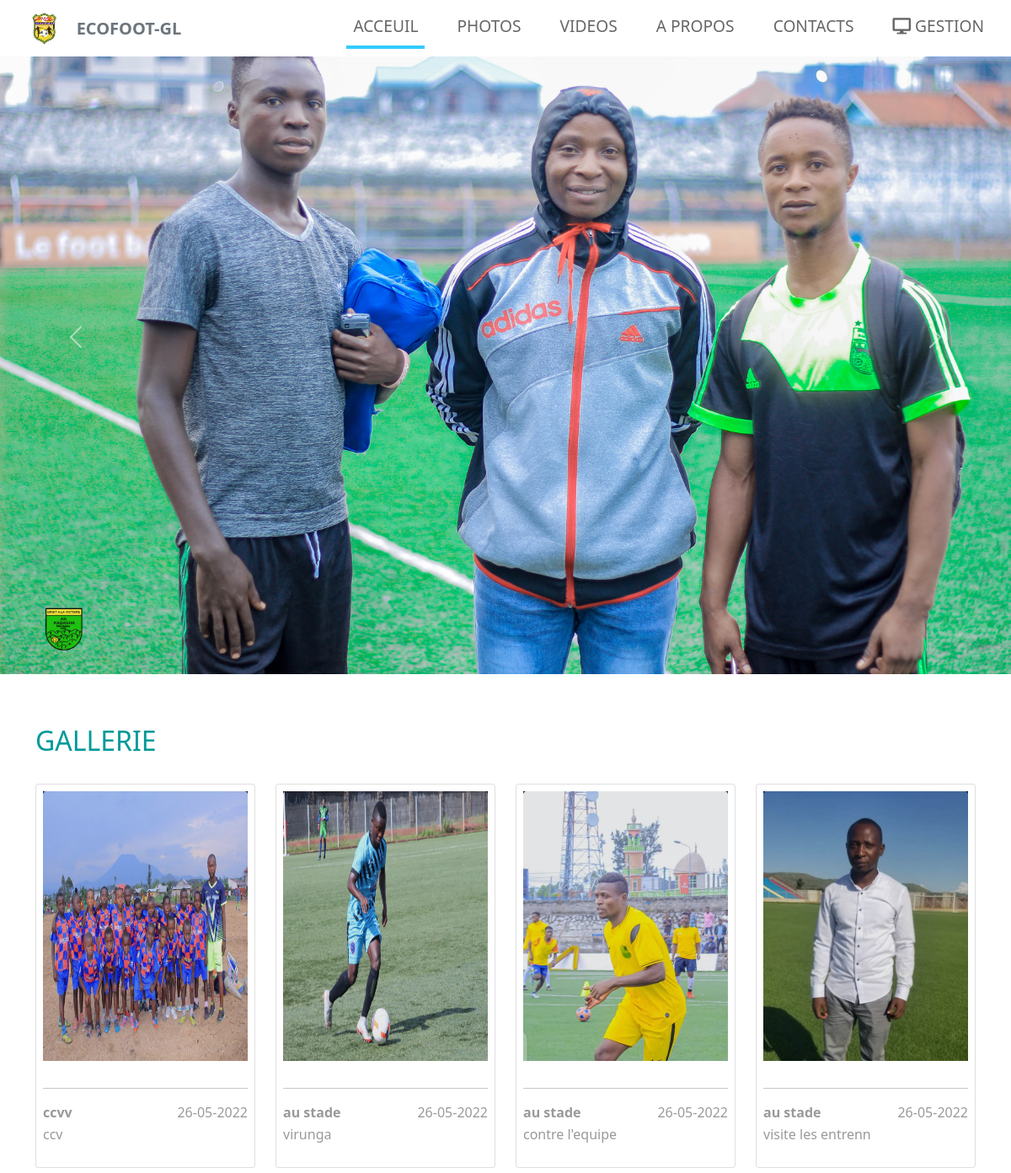
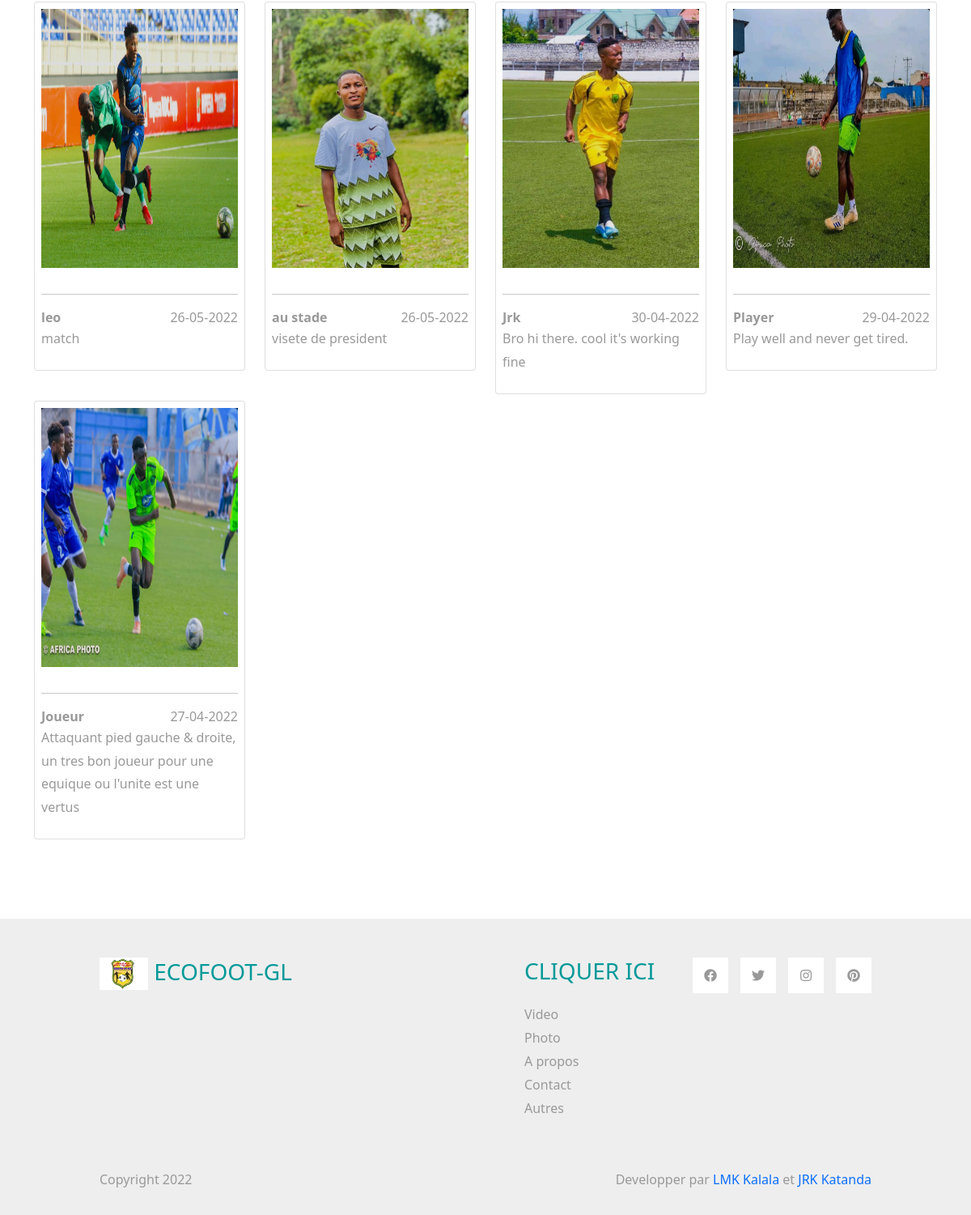
/pages/view/photos, run on the app's committed database (2 pictures, top to bottom).
### tables this page shows
CREATE TABLE `photo` (
  `id` int(11) NOT NULL,
  `photo` varchar(300) NOT NULL,
  `titre` varchar(300) NOT NULL,
  `description` text NOT NULL,
  `contenu` varchar(300) NOT NULL,
  `date` varchar(300) NOT NULL
);

### application/controllers/Pages.php (called while the page is built, shortened)
<?php
	class Pages extends CI_Controller{
		public function __construct(){
	        $this->load->helper('url');
	        $this->load->helper('form');
	        $this->load->model('DataModel');
	        $this->load->library('session');
	    }
		public function view($page = null)
		{
			$data['list_video'] = $this->DataModel->get('video');
			$data['list_photo'] = $this->DataModel->get('photo');
			$data['list_players'] = $this->DataModel->get('players');
			$data['title'] = ucfirst($page);
			$this->load->view('header',$data);
			$this->load->view($page,$data);
			$this->load->view('footer',$data);
		}
	}

### index.php (called while the page is built, shortened)
<?php
require_once BASEPATH.'core/CodeIgniter.php';

### application/models/DataModel.php (called while the page is built, shortened)
<?php
	class DataModel extends CI_Model
	{
		public function get($table, $page = null){
			$this->db->order_by('id','DESC');
			if($table == 'players' and $page == null){
				$this->db->where(array('display_status'=>'1'));
			}
			return $this->db->get($table)->result();
		}
	}

### pages/photos.php (the view, shortened to what this page needs)
<div id="carouselExampleControls" class="carousel slide" data-ride="carousel">
                <div class="carousel-inner">
                      <div class="carousel-item active" >
                            <div class="single_product_img" >
                                <img src="<?=base_url()?>img/img_2334.jpg" alt="#" class="img-fluid d-block w-100 p-0">
                            </div>
                      </div>
                    <a class="carousel-control-prev" href="#carouselExampleControls" role="button" data-slide="prev">
                        <span class="carousel-control-prev-icon" aria-hidden="true"></span>
                    </a>
                    <a class="carousel-control-next" href="#carouselExampleControls" role="button" data-slide="next">
                        <span class="carousel-control-next-icon" aria-hidden="true"></span>
                    </a>
                </div>
              </div>
<div class="container tm-container-content tm-mt-60">
    <div class="row mb-4">
        <h2 class="col-6 tm-text-primary">
            GALLERIE
        </h2>
    </div>
    <div class="row tm-mb-90 tm-gallery">
        <?php foreach ($list_photo as $key => $photo) {?>
        <div class="col-xl-3 col-lg-4 col-md-6 col-sm-6 col-12 mb-2">
            <div class="card p-2">
                <figure class="effect-ming tm-video-item">
                <div style="height: 20em!important;">
                    <img src="<?=base_url('img/'.$photo->photo)?>" alt="<?=$photo->photo?>" class="rounded-top img-fluid" style="width: 100%;">
                </div>
                <figcaption class="d-flex align-items-center justify-content-center">
                </figcaption>
            </figure>
            <hr>
                <div class="d-flex justify-content-between tm-text-gray">
                    <strong><?=$photo->contenu?></strong>
                    <span><?=date('d-m-Y',$photo->date)?></span>
                </div>
                <p><?=$photo->description?></p>
            </div>
        </div>
        <?php }?>
    </div>
</div>
<div class="tm-bg-gray pt-5 pb-3 tm-text-gray">
    <div class="container-fluid tm-container-small">
        <div class="row">
            <div class="col-lg-6 col-md-12 col-12 px-5 mb-5">
                <h3 class="tm-text-primary mb-4"> <img src="<?=base_url('img/LOGO ECOFOOOT/logo ECOFOOT.jpg')?>" style="height: 40px;"> ECOFOOT-GL</h3>
            </div>
            <div class="col-lg-3 col-md-6 col-sm-6 col-12 px-5 mb-5">
                <h3 class="tm-text-primary mb-4">CLIQUER ICI</h3>
                <ul class="tm-footer-links pl-0">
                    <li><a href="<?=base_url('pages/view/videos')?>">Video</a></li>
                    <li><a href="<?=base_url('pages/view/photos')?>">Photo</a></li>
                    <li><a href="<?=base_url('pages/view/about')?>">A propos</a></li>
                    <li><a href="<?=base_url('pages/view/contact')?>">Contact</a></li>
                    <li><a href="#">Autres</a></li>
                </ul>
            </div>
            <div class="col-lg-3 col-md-6 col-sm-6 col-12 px-5 mb-5">
                <ul class="tm-social-links d-flex justify-content-end pl-0 mb-5">
                    <li class="mb-2"><a href="https://facebook.com"><i class="fab fa-facebook"></i></a></li>
                    <li class="mb-2"><a href="https://twitter.com"><i class="fab fa-twitter"></i></a></li>
                    <li class="mb-2"><a href="https://instagram.com"><i class="fab fa-instagram"></i></a></li>
                    <li class="mb-2"><a href="https://pinterest.com"><i class="fab fa-pinterest"></i></a></li>
                </ul>
            </div>
        </div>
        <div class="row">
            <div class="col-lg-4 col-md-5 col-12 px-5 mb-3">
                Copyright 2022
            </div>
            <div class="col-lg-8 col-md-7 col-12 px-5 text-right">
               Developper par <a href="">LMK Kalala</a> et <a href="">JRK Katanda</a>
            </div>
        </div>
    </div>
</div>

### pages/header.php (shortened to what this page needs)
<!DOCTYPE html>
<html lang="en">
<head>
    <link rel="stylesheet" href="<?=base_url()?>css/bootstrap.min.css">
    <link rel="stylesheet" href="<?=base_url()?>fontawesome/css/all.min.css">
    <link rel="stylesheet" href="<?=base_url()?>css/our-style.css">
</head>
<body>
    <div class="container">
        <div class="row">
            <div class="col-12 fixed-top bg-white">
    <nav class="navbar navbar-expand-lg">
        <div class="container-fluid">
            <a class="navbar-brand" href="#">
                <img src="<?=base_url('img/LOGO ECOFOOOT/logo ECOFOOT.jpg')?>" style="height: 40px;">
                <strong class="text-secondary" style="font-size: 20px;">ECOFOOT-GL</strong>
            </a>
            <div class="collapse navbar-collapse" id="navbarSupportedContent">
            <ul class="navbar-nav ml-auto mb-2 mb-lg-0">
                <li class="nav-item">
                    <a class="nav-link nav-link-1 active" aria-current="page" href="<?=base_url('pages/view/index')?>">ACCEUIL</a>
                </li>
                <li class="nav-item">
                    <a class="nav-link nav-link-2" href="<?=base_url('pages/view/photos')?>">PHOTOS</a>
                </li>
                <li class="nav-item">
                    <a class="nav-link nav-link-3" href="<?=base_url('pages/view/videos')?>">VIDEOS</a>
                </li>
                <li class="nav-item">
                    <a class="nav-link nav-link-4" href="<?=base_url('pages/view/about')?>">A PROPOS</a>
                </li>
                <li class="nav-item">
                    <a class="nav-link nav-link-5" href="<?=base_url('pages/view/contact')?>">CONTACTS</a>
                </li>
                <li class="nav-item">
                    <a class="nav-link nav-link-6" href="<?=base_url('pages/panel/')?>">
                        <i class="fas fa-desktop"></i> GESTION
                    </a>
                </li>
            </ul>
            </div>
        </div>
    </nav>
            </div>
        </div>
    </div>

### pages/footer.php (shortened to what this page needs)
</body>
</html>

### css/our-style.css (style rules this page uses)
p { line-height: 1.8; }
a { text-decoration: none; transition: all 0.3s ease; }
.container-fluid { max-width: 1770px; }
.tm-container-small { max-width: 1050px; }
.navbar-brand { color: #3399CC; font-size: 1.6rem; }
.tm-mt-60 { margin-top: 60px; }
.tm-mb-90 { margin-bottom: 90px; }
.tm-text-primary { color: #009999; }
.tm-bg-gray { background-color: #EEEEEE; }
.nav-item { margin-right: 30px; }
.nav-item:last-child { margin-right: 0; }
.nav-link { color: #666666; border-bottom: 4px solid transparent; font-size: 1.2rem; }
.nav-link-1.active, .nav-link-1:hover { border-color: #33CCFF; }
p, .tm-text-gray { color: #999; }
.tm-video-item { position: relative; overflow: hidden; text-align: center; cursor: pointer; }
.tm-video-item img { position: relative; display: block; min-height: 100%; max-width: 100%; opacity: 0.8; }
.tm-video-item figcaption { padding: 2em; color: #fff; text-transform: uppercase; font-size: 1.25em; -webkit-backface-visibility: hidden; backface-visibility: hidden; }
.tm-video-item figcaption::before, .tm-video-item figcaption::after { pointer-events: none; }
.tm-video-item figcaption, .tm-video-item figcaption > a { position: absolute; top: 0; left: 0; width: 100%; height: 100%; }
figure.effect-ming { background: #030c17; }
figure.effect-ming img { opacity: 0.9; -webkit-transition: opacity 0.35s; transition: opacity 0.35s; }
figure.effect-ming figcaption::before { position: absolute; top: 30px; right: 30px; bottom: 30px; left: 30px; border: 2px solid #fff; box-shadow: 0 0 0 30px rgba(255,255,255,0.2); content: ''; opacity: 0; -webkit-transition: opacity 0.35s, -webkit-transform 0.35s; transition: opacity 0.35s, transform 0.35s; -webkit-transform: scale3d(1.4,1.4,1); transform: scale3d(1.4,1.4,1); }
.tm-footer-links li { list-style: none; margin-bottom: 5px; }
.tm-footer-links li a { color: #999999; }
.tm-social-links li { list-style: none; margin-right: 15px; }
.tm-social-links li:last-child { margin-right: 0; }
.tm-social-links li a { color: #999999; width: 44px; height: 44px; display: flex; background-color: #fff; align-items: center; justify-content: center; }

### data on the page
photo: photo (picture), contenu "ccvv", date "26-05-2022", description "ccv"
photo: photo (picture), contenu "au stade", date "26-05-2022", description "virunga"
photo: photo (picture), contenu "au stade", date "26-05-2022", description "contre l'equipe"
photo: photo (picture), contenu "au stade", date "26-05-2022", description "visite les entrenn"
photo: photo (picture), contenu "leo", date "26-05-2022", description "match"
photo: photo (picture), contenu "au stade", date "26-05-2022", description "visete de president"
photo: photo (picture), contenu "Jrk", date "30-04-2022", description "Bro hi there. cool it's working fine"
photo: photo (picture), contenu "Player", date "29-04-2022", description "Play well and never get tired."
photo: photo (picture), contenu "Joueur", date "27-04-2022", description "Attaquant pied gauche & droite, un tres bon joueur pour une equique ou l'unite est une vertus"
